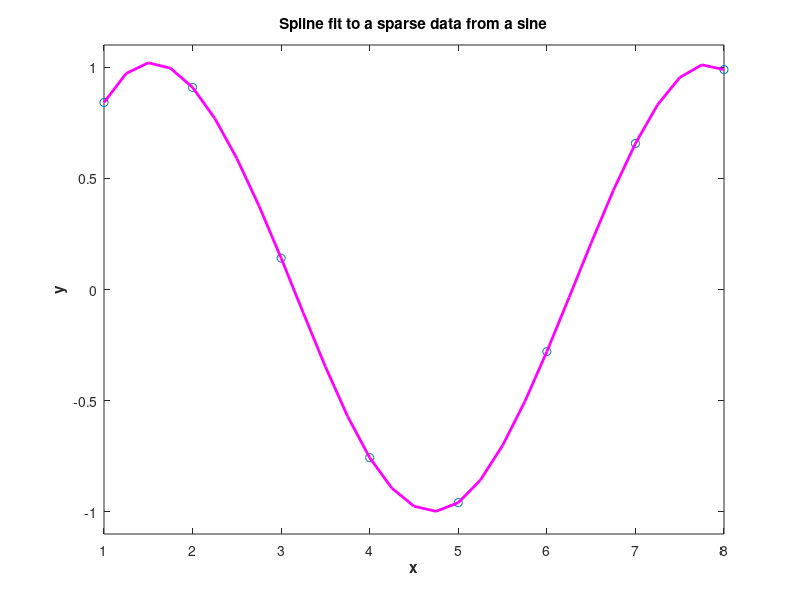

MATLAB code for this plot:
% Create a sparsely sampled sine function
x = 1:8;
y = sin(x);
% Now do spline fit to this function
pp = spline(x,y);
% Now interpolate using the spline fits
xx = 1:.25:8;
yy = ppval(pp,xx);
% Plot the original points and the spline fit
figure(1)
plot(x,y,'o');
hold on;
plot(xx,yy,'m-','LineWidth',2)
xlabel('\bfx');
ylabel('\bfy');
title('\bfSpline fit to a sparse data from a sine');
set(gca,'YLim',[-1.1 1.1]);
hold off;